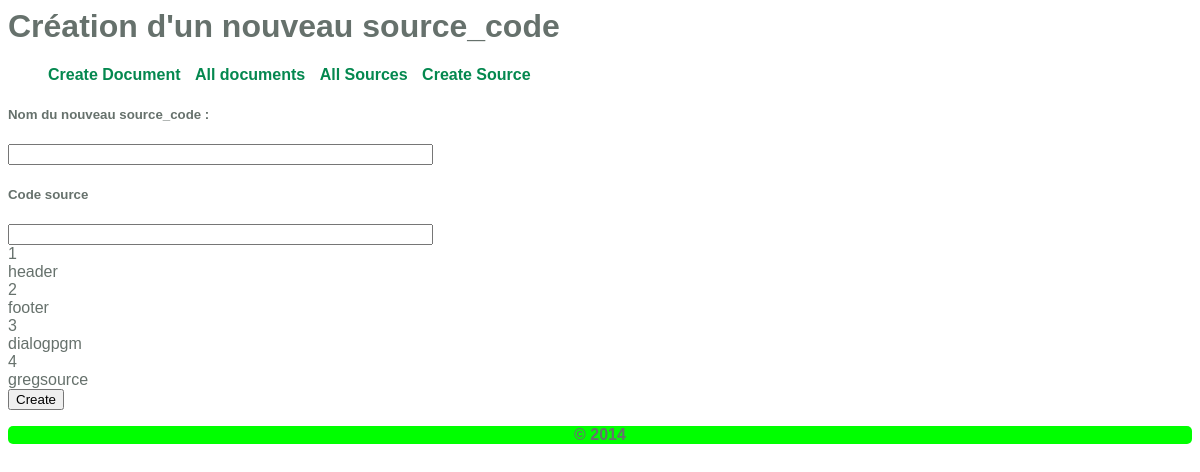
The app's page /index.php/source_code/create with its own data.
### tables this page shows
CREATE TABLE IF NOT EXISTS `source_code` (
  `sc_id` int(11) NOT NULL AUTO_INCREMENT,
  `sc_name` varchar(16) NOT NULL,
  `sc_version` varchar(16) NOT NULL,
  `sc_value` text NOT NULL,
  `sc_active` tinyint(1) NOT NULL DEFAULT '1' COMMENT 'activation',
  PRIMARY KEY (`sc_id`)
);

### application/controllers/Source_code.php (called while the page is built, shortened)
<?php
class Source_code extends CI_Controller {
	public function __construct()
	{
		$this->load->model('source_code_model');
	}
	public function create(){
		$this->load->helper('form');
		$this->load->library('form_validation');
		$this->form_validation->set_rules('name',
										  'name',
										  'required',
										  array('required'=>'The Source_code name is required')
										  );
		$data['active_source_code'] = $this->source_code_model->get_activated_source_code_list();
		$data['title'] = "Création d'un nouveau source_code";
		if ($this->form_validation->run() === FALSE){
			$this->load->view('templates/header', $data);
			$this->load->view('source_code/create',$data);
			$this->load->view('templates/footer');
		}
	}
}
?>

### index.php (called while the page is built, shortened)
<?php
require_once BASEPATH.'core/CodeIgniter.php';

### application/models/Source_code_model.php (called while the page is built, shortened)
<?php
class Source_code_model extends CI_Model {
    public function get_activated_source_code_list()
    {
        $this->db->select('sc_id');
        $this->db->select('sc_name');
        $query = $this->db->get_where('source_code', array('sc_active' => 1));
        return $query->result_array();
    }
}
?>

### application/views/source_code/create.php (the view, shortened to what this page needs)
<?php
	$attributes = array('id' => 'source_code_create');
	echo form_open('source_code/create',$attributes);
?>
<h5>Nom du nouveau source_code :</h5>
<input type="text" name="name" value="" size="50" />
<h5>Code source</h5>
<input type="textarea" name="value" value="" size="50" />
<?php
	foreach($active_source_code as $ligne_source_code){
		echo "<BR>";
		echo $ligne_source_code['sc_id'];
		echo "<BR>";
		echo $ligne_source_code['sc_name'];
	}
?>
<div>
	<input type="submit" value="Create" />
</div>
</form>

### public/style/style.css (style rules this page uses)
body { font-family: Arial, Helvetica, sans-serif; color: #66716C; }

### records on screen
source_code: sc_id "1", sc_name "header"
source_code: sc_id "2", sc_name "footer"
source_code: sc_id "3", sc_name "dialogpgm"
source_code: sc_id "4", sc_name "gregsource"

### other values on screen
$title "Création d'un nouveau source_code"
